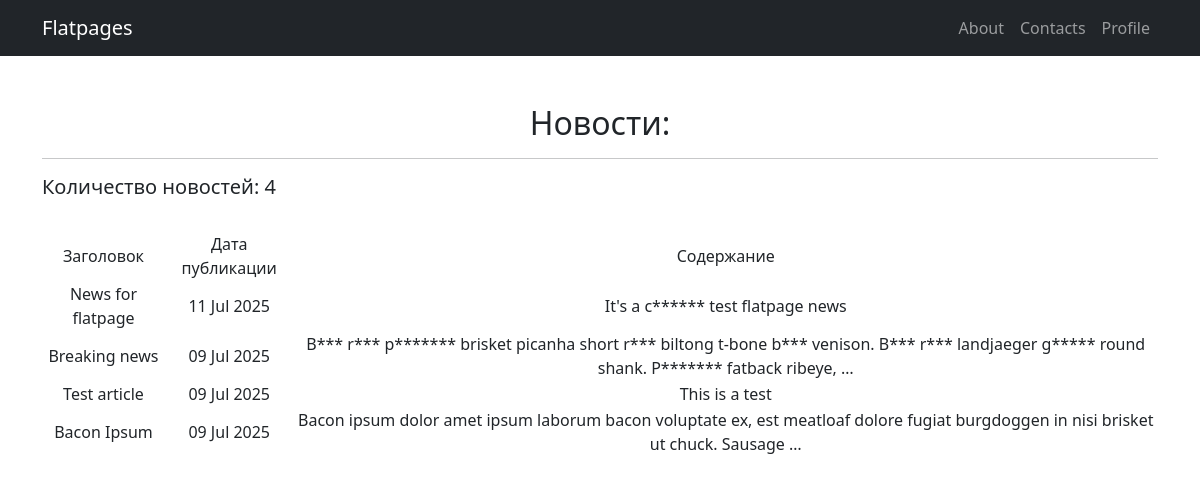
The page /news/ on the database as committed earlier.
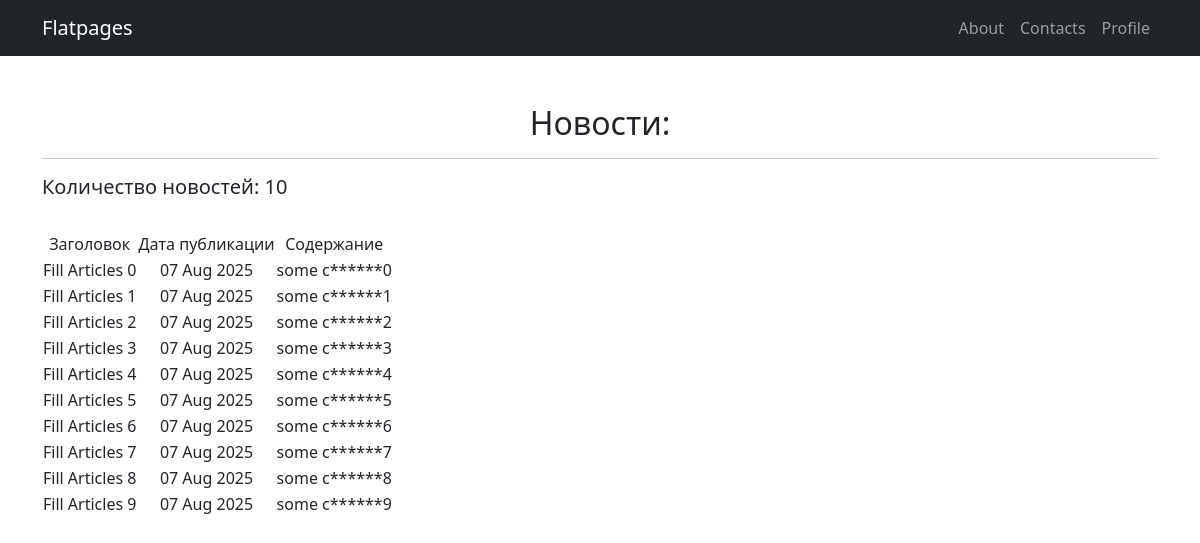
The same page on the database as committed later.
### articles/models.py (models this page shows, shortened)
class Post(models.Model):
    author = models.ForeignKey(Author, on_delete=models.DO_NOTHING, null=True, blank=True)
    type_post = models.CharField(max_length=50, choices=post_types)
    creation = models.DateTimeField(auto_now_add=True)
    category = models.ManyToManyField(Category, through='PostCategory')
    title = models.TextField()
    content = models.TextField()
    rating = models.IntegerField(default=0)

### articles/views.py (the view)
# urls.py: path('news/', NewsList.as_view(), name='news_list'),
class NewsList(ListView):
    queryset = Post.objects.all().order_by('-creation')
    template_name = 'news.html'
    context_object_name = 'news'
    paginate_by = 10
    def get_queryset(self):
        queryset = super().get_queryset()
        self.filterset = NewsFilter(self.request.GET, queryset)
        return self.filterset.qs
    def get_context_data(self, **kwargs):
        context = super().get_context_data(**kwargs)
        context['filterset'] = self.filterset
        return context

### articles/templatetags/custom_filters.py (called while the page is built)
@register.filter()
def censorship(text):
    if not isinstance(text, str):
        raise InCorrectInputCensorship
    for word in CENSURED_WORDS:
        if word in text.lower():
            text = text.replace(word, word[0]+(len(word)-1)*'*')
            text = text.replace(word.capitalize(), word[0].upper()+(len(word)-1)*'*')
    return text

### templates/news.html (shortened to what this page needs)
{% extends 'flatpages/sample.html' %}
{% load custom_filters %}
{%block body%}
    <h2>Новости:</h2>
    <hr>
    {% if news %}
    <h5 align="left">Количество новостей: {{ news | length }}</h5>
    <br>
        <table>
            <tr>
                <td>Заголовок</td>
                <td>Дата публикации</td>
                <td>Содержание</td>
            </tr>
            {% for new in news %}
            <tr>
                <td>{{ new.title }}</td>
                <td>{{ new.creation | date:'d M Y' }}</td>
                <td>{{ new.content | truncatewords:20 | censorship }}</td>
            </tr>
            {% endfor %}
        </table>
    {% else %}
        <h2>Новостей нет...</h2>
    {% endif %}
{%endblock body%}

Rows that differ between the two databases and show on the page:
no longer on this page (row unchanged): Post: title "News for flatpage", creation "11 Jul 2025", content|censorship "It's a c****** test flatpage news"
no longer on this page (row edited): Post: title "Breaking news", creation "09 Jul 2025", content|censorship "B*** r*** p******* brisket picanha short r*** biltong t-bone b*** venison. B*** r*** landjaeger g***** round shank. P******* fatback ribeye, …"
no longer on this page (row unchanged): Post: title "Test article", creation "09 Jul 2025", content|censorship "This is a test"
no longer on this page (row unchanged): Post: title "Bacon Ipsum", creation "09 Jul 2025", content|censorship "Bacon ipsum dolor amet ipsum laborum bacon voluptate ex, est meatloaf dolore fugiat burgdoggen in nisi brisket ut chuck. Sausage …"
added Post: title "Fill Articles 0", creation "07 Aug 2025", content|censorship "some c******0"
added Post: title "Fill Articles 1", creation "07 Aug 2025", content|censorship "some c******1"
added Post: title "Fill Articles 2", creation "07 Aug 2025", content|censorship "some c******2"
added Post: title "Fill Articles 3", creation "07 Aug 2025", content|censorship "some c******3"
added Post: title "Fill Articles 4", creation "07 Aug 2025", content|censorship "some c******4"
added Post: title "Fill Articles 5", creation "07 Aug 2025", content|censorship "some c******5"
added Post: title "Fill Articles 6", creation "07 Aug 2025", content|censorship "some c******6"
added Post: title "Fill Articles 7", creation "07 Aug 2025", content|censorship "some c******7"
added Post: title "Fill Articles 8", creation "07 Aug 2025", content|censorship "some c******8"
added Post: title "Fill Articles 9", creation "07 Aug 2025", content|censorship "some c******9"
Other text that changed with them:
{{ news | length }}: "4" → "10"
